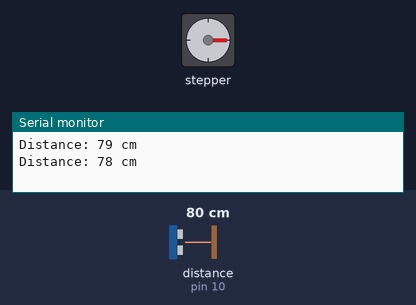
The sketch below on a simulated Arduino Uno, built with avr-gcc and run on an emulated ATmega328P. Shown: stepper motor, the last lines printed to the serial monitor. Wiring (inferred from the names in the program): ultrasonic range finder: trigger pin 9; echo pin 10. Inputs (shaded band) come from the test bench; at power-on: distance to the obstacle (sensor on pin 10) 80 cm. The echo pulse lasts 58.3 µs per cm; stepper angles assume 2048 steps per turn.

Above: at 2.8 s.
2.9 s: distance to the obstacle (sensor on pin 10) set to 2 cm
At 3.6 s:
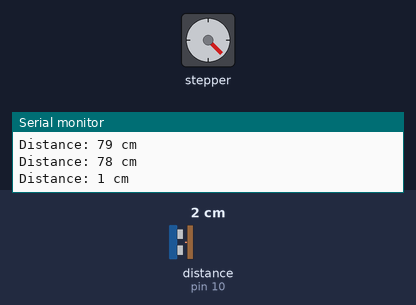
9.9 s: distance to the obstacle (sensor on pin 10) set to 9 cm
At 11.2 s:
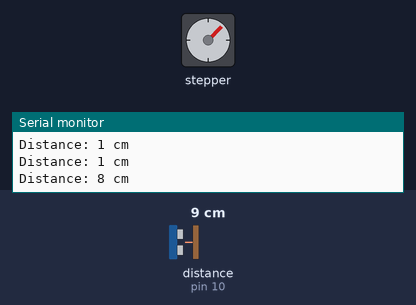
Timing chart, 0 to 20.6 s (numbered marks = the images above; inputs shaded):
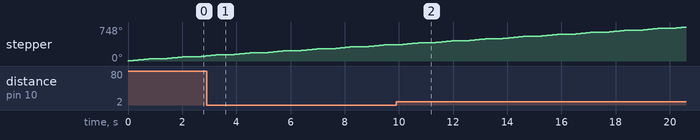

The sketch:

SteppingAndUltrasonisSensor.ino
```cpp
#include <Stepper.h>

#define MOTOR_1   (4)   // blue
#define MOTOR_2   (5)   // pink
#define MOTOR_3   (6)   // yellow
#define MOTOR_4   (7)   // orange
#define MOTOR_STEPS (2048)

Stepper myStepper(MOTOR_STEPS, MOTOR_1, MOTOR_3, MOTOR_2, MOTOR_4);

// 定義するピンの番号
const int trigPin = 9;  // トリガーピン
const int echoPin = 10; // エコーピン

void setup() {
  // モーターの設定
  myStepper.setSpeed(10);  // モーターの速度を設定

  // 超音波センサーのピンモードの設定
  pinMode(trigPin, OUTPUT);
  pinMode(echoPin, INPUT);

  // シリアル通信を開始
  Serial.begin(9600);
}

void loop() {
  // モーターを45°回転させる
  myStepper.step(256);

  // モーターへの電流を止める
  stopMotor();

  // 距離を測定する
  long distance = measureDistance();

  // 測定された距離をシリアルモニタに表示
  Serial.print("Distance: ");
  Serial.print(distance);
  Serial.println(" cm");

  // 2秒間待つ
  delay(500);
}

// モーターへの電流を止める
void stopMotor() {
  digitalWrite(MOTOR_1, LOW);
  digitalWrite(MOTOR_2, LOW);
  digitalWrite(MOTOR_3, LOW);
  digitalWrite(MOTOR_4, LOW);
}

// 超音波センサーで距離を測定する関数
long measureDistance() {
  // トリガーピンをLOWにして安定させる
  digitalWrite(trigPin, LOW);
  delayMicroseconds(2);

  // トリガーピンをHIGHにして10マイクロ秒間パルスを送信
  digitalWrite(trigPin, HIGH);
  delayMicroseconds(10);
  digitalWrite(trigPin, LOW);

  // エコーピンで返ってくる信号の時間を計測
  long duration = pulseIn(echoPin, HIGH);

  // 時間から距離を計算（音速を340m/sとして計算）
  long distance = duration * 0.034 / 2;

  return distance;
}
```
